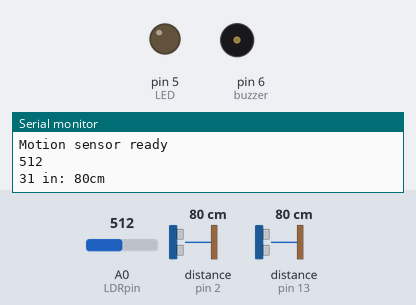
Simulated run of this sketch. Board: Arduino Uno, built with avr-gcc and run on an emulated ATmega328P. Parts: output pins drawn as LEDs (lit = HIGH), buzzer (waves = sounding), the last lines printed to the serial monitor. Wiring (inferred from the names in the program): 2 × ultrasonic range finder: trigger pin 3, echo pin 2 / trigger pin 12, echo pin 13. The inputs (shaded band) are chosen by the test bench; at power-on: distance to the obstacle (sensors on pin 2, pin 13) 80 cm, A0 (LDRpin) = 512. The echo pulse lasts 58.3 µs per cm; the modem accepts every AT command (registered, SIM ready, sends succeed) and sends nothing else; pins used as bus, display or sensor lines are not drawn.

Above: at 1.3 s.
1.4 s: distance to the obstacle (sensor on pin 2) set to 14 cm
6.5 s: distance to the obstacle (sensor on pin 2) set to 10 cm
At 9.0 s:
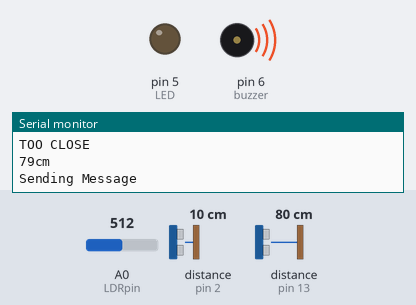
11.6 s: A0 (LDRpin) set to 217
20.3 s: A0 (LDRpin) set to 183
At 25.2 s:
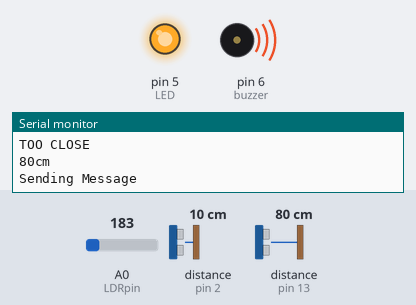
25.6 s: A0 (LDRpin) set to 210
30.7 s: distance to the obstacle (sensor on pin 13) set to 2 cm
Timing chart, 0 to 33.7 s (numbered marks = the images above; inputs shaded):
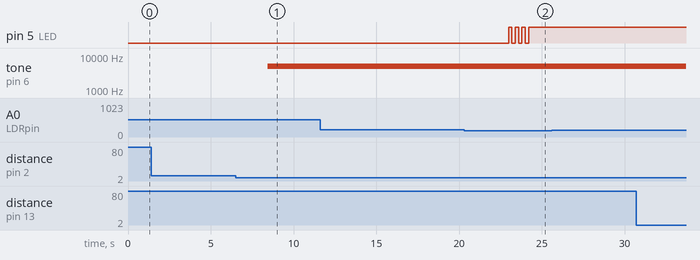

The sketch:

code2.ino
```cpp
#include <SoftwareSerial.h>
SoftwareSerial SIM900A(10,11);

const int TRIG_PIN = 12;
const int ECHO_PIN = 13;
int LED = 5;
int buzzer = 6;
int LDRpin = A0;
const int TRIG_PIN2 = 3;
const int ECHO_PIN2 = 2;

int LDRValue = 0;

long duration, distanceCm, distanceIn;
long duration2, distanceCm2, distanceIn2;

void setup()
{
  SIM900A.begin(9600);   // Setting the baud rate of GSM Module
  Serial.begin(9600);    // Setting the baud rate of Serial Monitor (Arduino)
  Serial.println ("SIM900A Ready");
  delay(100);
  pinMode(TRIG_PIN,OUTPUT);
  pinMode(ECHO_PIN,INPUT);
  pinMode(TRIG_PIN2,OUTPUT);
  pinMode(ECHO_PIN2,INPUT);
  pinMode(LED,OUTPUT);
  pinMode(LDRpin, INPUT);
  pinMode(buzzer,OUTPUT);
  Serial.println ("Motion sensor ready");
}

void loop()
{
  digitalWrite(TRIG_PIN, LOW);
  delayMicroseconds(2);
  digitalWrite(TRIG_PIN, HIGH);
  delayMicroseconds(10);
  digitalWrite(TRIG_PIN, LOW);

  duration = pulseIn(ECHO_PIN,HIGH);

  // convert the time into a distance
  distanceCm = duration / 29.1 / 2 ;
  distanceIn = duration / 74 / 2;

  digitalWrite(TRIG_PIN2, LOW);
  delayMicroseconds(2);
  digitalWrite(TRIG_PIN2, HIGH);
  delayMicroseconds(10);
  digitalWrite(TRIG_PIN2, LOW);
  duration2 = pulseIn(ECHO_PIN2,HIGH);

  // convert the time into a distance
  distanceCm2 = duration2 / 29.1 / 2 ;
  distanceIn2 = duration2 / 74 / 2;

  LDRValue = analogRead(LDRpin);
  Serial.println(LDRValue);
  delay(100);

  if (distanceCm <= 10)
  {
    Serial.println("TOO CLOSE");
    Serial.print(distanceCm);
    Serial.print("cm");
    Serial.println();
    tone(buzzer,5000);
    if(LDRValue < 200)
    {
      digitalWrite(LED, HIGH);
      delay(200);
      digitalWrite(LED, LOW);
      delay(200);
      digitalWrite(LED, HIGH);
      delay(200);
      digitalWrite(LED, LOW);
      delay(200);
      digitalWrite(LED, HIGH);
      delay(200);
      digitalWrite(LED, LOW);
      delay(200);
      digitalWrite(LED, HIGH);
      delay(200);
      }
    SendMessage();
  }

  else if(distanceCm2 <= 10)
  {
    Serial.println("TOO CLOSE");
    Serial.print(distanceCm);
    Serial.print("cm");
    Serial.println();
    tone(buzzer,5000);
    if(LDRValue < 200)
    {
      digitalWrite(LED, HIGH);
      delay(200);
      digitalWrite(LED, LOW);
      delay(200);
      digitalWrite(LED, HIGH);
      delay(200);
      digitalWrite(LED, LOW);
      delay(200);
      digitalWrite(LED, HIGH);
      delay(200);
      digitalWrite(LED, LOW);
      delay(200);
      digitalWrite(LED, HIGH);
      delay(200);
      }
    SendMessage2();
  }


  else
  {
    digitalWrite(LED, LOW);
    noTone(buzzer);
    Serial.print(distanceIn);
    Serial.print(" in: ");
    Serial.print(distanceCm);
    Serial.print("cm");
    Serial.println();
  }
  delay(4000);

}

 void SendMessage()
{
  Serial.println ("Sending Message");
  SIM900A.println("AT+CMGF=1");    //Sets the GSM Module in Text Mode
  delay(1000);
  Serial.println ("Set SMS Number");
  SIM900A.println("AT+CMGS=\"+2349067120120\"\r"); //Mobile phone number to send message
  delay(1000);
  Serial.println ("Set SMS Content");
  SIM900A.println("presence detected at gate 1");// Messsage content
  delay(100);
  Serial.println ("Finish");
  SIM900A.println((char)26);// ASCII code of CTRL+Z
  delay(1000);
  Serial.println ("Message has been sent ->SMS Selesai dikirim");
}

 void SendMessage2()
{
  Serial.println ("Sending Message");
  SIM900A.println("AT+CMGF=1");    //Sets the GSM Module in Text Mode
  delay(1000);
  Serial.println ("Set SMS Number");
  SIM900A.println("AT+CMGS=\"+2349018932591\"\r"); //Mobile phone number to send message
  delay(1000);
  Serial.println ("Set SMS Content");
  SIM900A.println("presence detected at gate 2");// Messsage content
  delay(100);
  Serial.println ("Finish");
  SIM900A.println((char)26);// ASCII code of CTRL+Z
  delay(1000);
  Serial.println ("Message has been sent -> Farmer");
}
```

Measured:
- the behaviour switches between 12 and 11 cm on distance to the obstacle (sensor on pin 2) (found by bisection; images 0 and 1)
- the behaviour switches between 200 and 199 on A0 (LDRpin) (found by bisection; images 1 and 2)
- after the input at 6.5 s, tone on pin 6 (buzzer): silent → 5000 Hz after 1.9 s
- after the input at 20.3 s, pin 5 (LED): alternates HIGH for 0.20 s and LOW for 0.20 s, 7 changes in all, then stays HIGH, starting after 2.7 s
